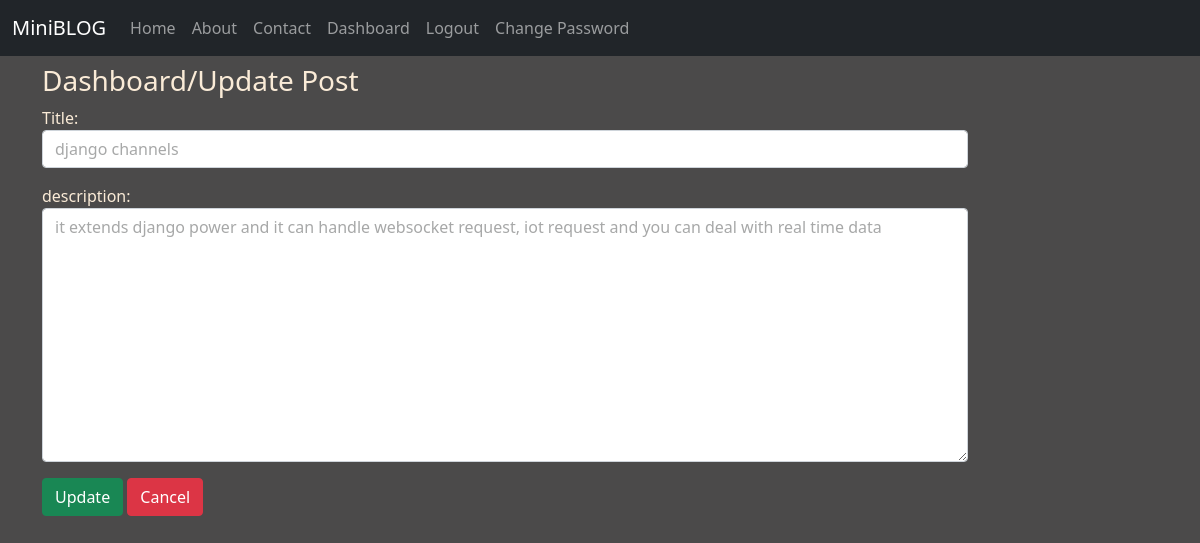
The page /update/7/ (signed in) on the database its author committed.
### firstapp/models.py (models this page shows)
class Post(models.Model):
    title=models.CharField(max_length=150)
    desc=models.TextField()

### firstapp/views.py (the view)
# urls.py: path('update/<int:id>/',views.update,name='updatepost'),
def update(request, id):
    if request.user.is_authenticated:
        if request.method == 'POST':
            up=Post.objects.get(pk=id)
            form=AddForm(request.POST,instance=up)
            if form.is_valid():
                form.save()
                messages.info(request,'Post updated')
            return HttpResponseRedirect('/dashboard')
        else:
            up=Post.objects.get(pk=id)
            form=AddForm(instance=up)
        return render(request,'updatepost.html',{'form':form})
    else:
        return HttpResponseRedirect('/login')

### firstapp/forms.py
class AddForm(forms.ModelForm):
    class Meta:
        model=Post
        fields=['title','desc']
        labels={'tittle':'Title','desc':'description'}
        widgets={
            'title':forms.TextInput(attrs={'class':'form-control'}),
            'desc':forms.Textarea(attrs={'class':'form-control'})
        }

### firstapp/templates/updatepost.html (shortened to what this page needs)
{% extends 'base.html' %}
{% load static %}
{% block content %}
<div class="col-sm-10">
    <h3 class="mt-2">Dashboard/Update Post</h3>
    <form action="" method=post novalidate>
        {{form.as_p}}
        <input type="submit" class="btn btn-success btn-small" value="Update">
        <a  class="btn btn-danger btn-small" href="{% url 'dashboard' %}">Cancel</a>
    </form>
</div>
{% endblock %}

### firstapp/static/css/my.css (style rules this page uses)
body { background-color:rgb(75, 74, 74); color: antiquewhite; }
.form-control { color: rgb(167,168,168); }

### rows shown on the page
Post: title "django channels", desc "it extends django power and it can handle websocket request, iot request and you can deal with real time data"
